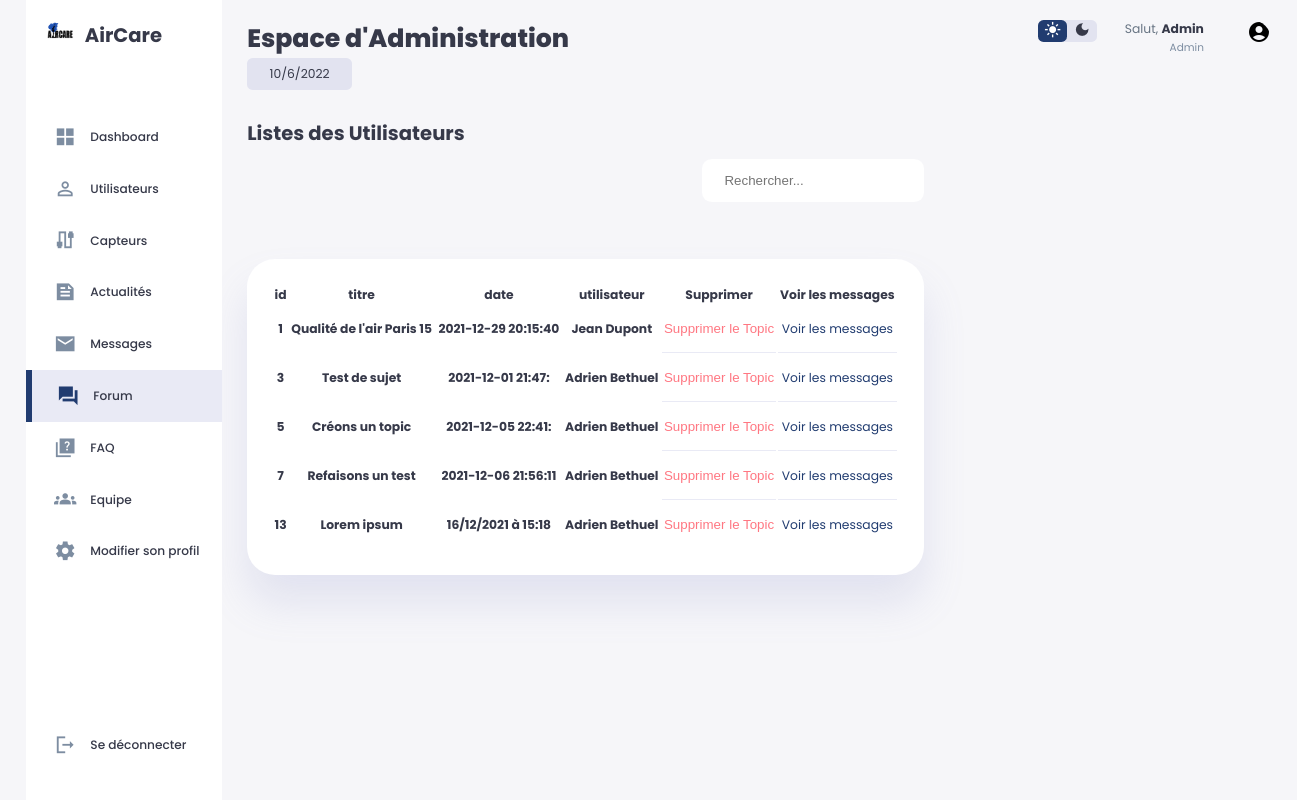
Page /a_forum.php (signed in) on the committed database.
### tables this page shows
CREATE TABLE IF NOT EXISTS `topics` (
  `id` int NOT NULL AUTO_INCREMENT,
  `title` varchar(255) NOT NULL,
  `date` text NOT NULL,
  `user_id` int NOT NULL,
  `user_name` varchar(255) NOT NULL,
  `message` text NOT NULL,
  PRIMARY KEY (`id`)
);

### a_forum.php (the view, shortened to what this page needs)
<?php
require("./config/database.php") ;
$display_topics = $database -> prepare("SELECT * FROM topics") ;
$display_topics -> execute() ;
if ($display_topics -> rowCount()>0){$display_topics = $display_topics->fetchAll();}
?>
<!DOCTYPE html>
<html lang="fr">
<head>
    <link rel="stylesheet" href="admin.css">
</head>
<body>
    <div class="container">
        <aside>
            <div class="top">
                <div class="logo">
                    <a href="index.php"><img src="Assets/images/logo.png" alt="Logo"></a>
                    <a href="index.php"><h2>AirCare</h2></a>
                </div>
            </div>
            <div class="sidebar">
                <a href="admin.php">
                    <span class="material-icons-sharp">grid_view</span>
                    <h3>Dashboard</h3>
                </a>
                <a href="a_law.php" >
                    <span class="material-icons-sharp">person_outline</span>
                    <h3>Utilisateurs</h3>
                </a>
                <a href="a_capteur" >
                    <span class="material-icons-sharp">cable</span>
                    <h3>Capteurs</h3>
                </a>
                <a href="a_news.php">
                    <span class="material-icons-sharp">feed</span>
                    <h3>Actualités</h3>
                </a>
                <a href="a_message.php">
                    <span class="material-icons-sharp">email</span>
                    <h3>Messages</h3>
                </a>
                <a href="a_forum" class="active">
                    <span class="material-icons-sharp">forum</span>
                    <h3>Forum</h3>
                </a>
                <a href="a_FAQ.php">
                    <span class="material-icons-sharp">quiz</span>
                    <h3>FAQ</h3>
                </a>
                <a href="#">
                    <span class="material-icons-sharp">groups</span>
                    <h3>Equipe</h3>
                </a>
                <a href="change_profile.php">
                    <span class="material-icons-sharp">settings</span>
                    <h3>Modifier son profil</h3>
                </a>
                <a href="authentication/logout_action.php">
                    <span class="material-icons-sharp">logout</span>
                    <h3>Se déconnecter</h3>
                </a>
            </div>
        </aside>
        <main>
            <h1>Espace d'Administration</h1>
            <div class="date">
                <p class="date-p"><?php echo date("j/n/Y");?></p>
            </div>
            <div class="users-list-main">
                <h2>
                    Listes des Utilisateurs
                </h2>
                <div class="search-input">
                    <input type="text" name="search" id="search" placeholder="Rechercher..." style="float:right;"/>
                </div>
                <table id="tableUser">
                    <thead>
                        <tr>
                            <th>id</th>
                            <th>titre</th>
                            <th>date</th>
                            <th>utilisateur</th>
                            <th>Supprimer</th>
                            <th>Voir les messages</th>
                        </tr>
                    </thead>
                    <tbody>
                    <?php foreach($display_topics as $dt){?>
                        <tr class="tr_clicks">
                            <th><?= $dt['id'] ?></th>
                            <th><?= $dt['title'] ?></th>
                            <th><?= $dt['date'] ?></th>
                            <th><?= $dt['user_name'] ?></th>
                            <td class="danger"><form enctype="multipart/form-data" method="post" action="a_deleteTopics.php?id=<?= $dt['id'] ?>"><button class="danger" style="background:none;" href="a_deleteTopics.php?id=<?= $dt['id'] ?>" onclick="if(confirm('Etes-vous sûr de vouloir supprimer le topic ?')){}else{return false;}">Supprimer le Topic</button></form></td>
                            <td><a href="a_response.php?id=<?= $dt['id'] ?>">Voir les messages</a></td>
                        </tr>
                    <?php  } ?>
                    </tbody>
                </table>
            </div>
        </main>
        <div class="right">
            <div class="top">
                <div class="theme-toggler">
                    <span class="material-icons-sharp active">light_mode</span>
                    <span class="material-icons-sharp">dark_mode</span>
                </div>
                <div class="profile">
                    <div class="info">
                        <p>Salut, <b>Admin</b></p>
                        <small class="text-muted">Admin</small>
                    </div>
                    <div class="profile-photo">
                        <span class="material-icons-sharp">account_circle</span>
                    </div>
                </div>
            </div>
        </div>
    </div>
</body>
</html>

### admin.css (style rules this page uses)
:root { --color-primary: #213C70; --color-danger: #ff7782; --color-success: #41f1b6; --color-warning: #ffbb55; --color-white: #fff; --color-info-dark: #7d8da1; --color-info-light: #dce1eb; --color-dark: #363949; --color-light: rgba(132, 139, 200, 0.18); --color-primary-variant: #111e88; --color-dark-variant: #677483; --color-background: #f6f6f9; --color-unseen: #7380ec; --card-border-radius: 2rem; --border-radius-1: 0.4rem; --border-radius-2: 0.8rem; --border-radius-3: 1.2rem; --card-padding: 1.8rem; --padding-1: 1.2rem; --box-shadow: 0 2rem 3rem var(--color-light); }
h1, h2, h3, th, td { color: var(--color-dark); }
* { margin: 0; padding: 0; outline: 0; appearance: none; border: 0; text-decoration: none; list-style: none; box-sizing: border-box; }
html { font-size: 14px; }
body { width: 100vw; height: 100vh; font-family: poppins, sans-serif; font-size: 0.88rem; background: var(--color-background); user-select: none; overflow-x: hidden; }
.container { display: grid; width: 96%; margin: 0 auto; gap: 1.8rem; grid-template-columns: 14rem auto 23rem; }
a { color: var(--color-dark); }
img { display: block; width: 100%; }
h1 { font-weight: 800; font-size: 1.8rem; }
h2 { font-size: 1.4rem; }
h3 { font-size: 0.87rem; }
small { font-size: 0.75rem; }
.profile-photo { width: 2.8rem; height: 2.8rem; border-radius: 50%; overflow: hidden; }
.text-muted { color: var(--color-info-dark); }
p { color: var(--color-dark-variant); }
b { color: var(--color-dark); }
.danger { color: var(--color-danger); }
aside { height: 100vh; background: var(--color-white); }
aside .top { background: var(--color-white); display: flex; align-items: center; justify-content: space-between; margin: 1.4rem; }
aside .logo { display: flex; gap: 0.8rem; }
aside .logo img { width: 2rem; height: 2rem; }
aside .sidebar { background-color: var(--color-white); display: flex; flex-direction: column; height: 86vh; position: relative; top: 3rem; }
aside h3 { font-weight: 500; }
aside .sidebar a { display: flex; color: var(--color-info-dark); margin-left: 2rem; gap: 1rem; align-items: center; position: relative; height: 3.7rem; transition: all 300ms ease; }
aside .sidebar a span { font-size: 1.6rem; transition: all 300ms ease; }
aside .sidebar a:last-child { position: absolute; bottom: 2rem; width: 100%; }
aside .sidebar a.active { background: var(--color-light); color: var(--color-primary); margin-left: 0; }
aside .sidebar a.active::before { content: ""; width: 6px; height: 100%; background: var(--color-primary); }
aside .sidebar a.active span { color: var(--color-primary); margin-left: calc(1rem - 3px); }
main { margin-top: 1.4rem; }
main .date { display: inline-block; background: var(--color-light); border-radius: var(--border-radius-1); padding: 0.5rem 1.6rem; }
main .date .date-p { background: transparent; color: var(--color-dark); }
main .users-list-main { margin-top: 2rem; }
.search-input { height: 100px; }
.search-input input { padding: 1rem 1.6rem; border-radius: .7rem; }
main .users-list-main button { cursor: pointer; }
main .users-list-main h2 { margin-bottom: 0.8rem; }
main .users-list-main table { background: var(--color-white); width: 100%; border-radius: var(--card-border-radius); padding: var(--card-padding); text-align: center; box-shadow: var(--box-shadow); transition: all 300ms ease; }
main table tbody td { height: 2.8rem; border-bottom: 1px solid var(--color-light); }
main table tbody tr:last-child td { border: none; }
main .users-list-main a { text-align: center; display: block; margin: 1rem auto; color: var(--color-primary); }
.right { margin-top: 1.4rem; }
.right .top { display: flex; justify-content: end; gap: 2rem; }
.right .theme-toggler { background: var(--color-light); color: var(--color-dark); display: flex; justify-content: space-between; align-items: center; height: 1.6rem; width: 4.2rem; cursor: pointer; border-radius: var(--border-radius-1); }
.right .theme-toggler span { font-size: 1.2rem; width: 50%; height: 100%; display: flex; align-items: center; justify-content: center; }
.right .theme-toggler span.active { background: var(--color-primary); color: var(--color-white); border-radius: var(--border-radius-1); }
.right .top .profile { display: flex; gap: 2rem; text-align: right; }

### rows in the picture
topics: id "1", title "Qualité de l'air Paris 15", date "2021-12-29 20:15:40", user_name "Jean Dupont"
topics: id "3", title "Test de sujet", date "2021-12-01 21:47:", user_name "Adrien Bethuel"
topics: id "5", title "Créons un topic", date "2021-12-05 22:41:", user_name "Adrien Bethuel"
topics: id "7", title "Refaisons un test", date "2021-12-06 21:56:11", user_name "Adrien Bethuel"
topics: id "13", title "Lorem ipsum", date "16/12/2021 à 15:18", user_name "Adrien Bethuel"
